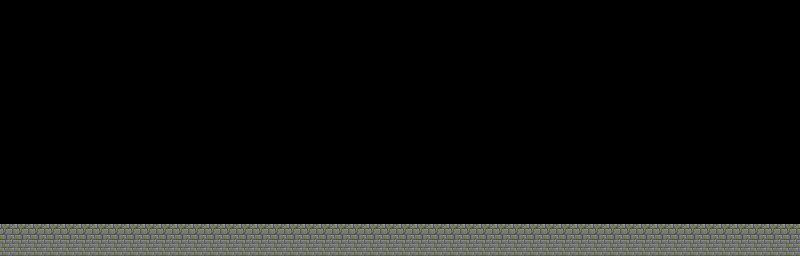

This is a level from a 2D game, rendered from its Tiled map with the project's own tilesets. A one-line summary and the complete map file follow:
An orthogonal 50x16 tile map with 16x16 px tiles, 1 tile layer (Tiles) and 1 object.

<map version="1.9" tiledversion="1.9.2" orientation="orthogonal" renderorder="right-down" width="50" height="16" tilewidth="16" tileheight="16" infinite="0" nextlayerid="4" nextobjectid="2">
 <tileset firstgid="1" source="Textures-16.tsx" />
 <layer id="1" name="Tiles" width="50" height="16">
  <data encoding="csv">
0,0,0,0,0,0,0,0,0,0,0,0,0,0,0,0,0,0,0,0,0,0,0,0,0,0,0,0,0,0,0,0,0,0,0,0,0,0,0,0,0,0,0,0,0,0,0,0,0,0,
0,0,0,0,0,0,0,0,0,0,0,0,0,0,0,0,0,0,0,0,0,0,0,0,0,0,0,0,0,0,0,0,0,0,0,0,0,0,0,0,0,0,0,0,0,0,0,0,0,0,
0,0,0,0,0,0,0,0,0,0,0,0,0,0,0,0,0,0,0,0,0,0,0,0,0,0,0,0,0,0,0,0,0,0,0,0,0,0,0,0,0,0,0,0,0,0,0,0,0,0,
0,0,0,0,0,0,0,0,0,0,0,0,0,0,0,0,0,0,0,0,0,0,0,0,0,0,0,0,0,0,0,0,0,0,0,0,0,0,0,0,0,0,0,0,0,0,0,0,0,0,
0,0,0,0,0,0,0,0,0,0,0,0,0,0,0,0,0,0,0,0,0,0,0,0,0,0,0,0,0,0,0,0,0,0,0,0,0,0,0,0,0,0,0,0,0,0,0,0,0,0,
0,0,0,0,0,0,0,0,0,0,0,0,0,0,0,0,0,0,0,0,0,0,0,0,0,0,0,0,0,0,0,0,0,0,0,0,0,0,0,0,0,0,0,0,0,0,0,0,0,0,
0,0,0,0,0,0,0,0,0,0,0,0,0,0,0,0,0,0,0,0,0,0,0,0,0,0,0,0,0,0,0,0,0,0,0,0,0,0,0,0,0,0,0,0,0,0,0,0,0,0,
0,0,0,0,0,0,0,0,0,0,0,0,0,0,0,0,0,0,0,0,0,0,0,0,0,0,0,0,0,0,0,0,0,0,0,0,0,0,0,0,0,0,0,0,0,0,0,0,0,0,
0,0,0,0,0,0,0,0,0,0,0,0,0,0,0,0,0,0,0,0,0,0,0,0,0,0,0,0,0,0,0,0,0,0,0,0,0,0,0,0,0,0,0,0,0,0,0,0,0,0,
0,0,0,0,0,0,0,0,0,0,0,0,0,0,0,0,0,0,0,0,0,0,0,0,0,0,0,0,0,0,0,0,0,0,0,0,0,0,0,0,0,0,0,0,0,0,0,0,0,0,
0,0,0,0,0,0,0,0,0,0,0,0,0,0,0,0,0,0,0,0,0,0,0,0,0,0,0,0,0,0,0,0,0,0,0,0,0,0,0,0,0,0,0,0,0,0,0,0,0,0,
0,0,0,0,0,0,0,0,0,0,0,0,0,0,0,0,0,0,0,0,0,0,0,0,0,0,0,0,0,0,0,0,0,0,0,0,0,0,0,0,0,0,0,0,0,0,0,0,0,0,
0,0,0,0,0,0,0,0,0,0,0,0,0,0,0,0,0,0,0,0,0,0,0,0,0,0,0,0,0,0,0,0,0,0,0,0,0,0,0,0,0,0,0,0,0,0,0,0,0,0,
0,0,0,0,0,0,0,0,0,0,0,0,0,0,0,0,0,0,0,0,0,0,0,0,0,0,0,0,0,0,0,0,0,0,0,0,0,0,0,0,0,0,0,0,0,0,0,0,0,0,
229,229,229,229,229,229,229,229,229,229,229,229,229,229,229,229,229,229,229,229,229,229,229,229,229,229,229,229,229,229,229,229,229,229,229,229,229,229,229,229,229,229,229,229,229,229,229,229,229,229,
228,228,228,228,228,228,228,228,228,228,228,228,228,228,228,228,228,228,228,228,228,228,228,228,228,228,228,228,228,228,228,228,228,228,228,228,228,228,228,228,228,228,228,228,228,228,228,228,228,228
</data>
 </layer>
 <objectgroup id="3" name="Spawnables" />
 <objectgroup id="2" name="Platforms">
  <object id="1" x="0" y="224" width="800" height="32" />
 </objectgroup>
</map>
